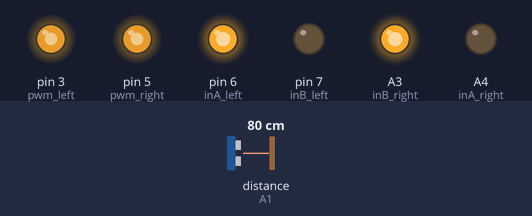
Simulated run of this sketch. Board: Arduino Uno, built with avr-gcc and run on an emulated ATmega328P. Parts: output pins drawn as LEDs (lit = HIGH). Wiring (inferred from the names in the program): ultrasonic range finder: trigger A2; echo A1. Dashed ring = blinking. The test bench sets the inputs (shaded band); at power-on: distance to the obstacle (sensor on A1) 80 cm. The echo pulse lasts 58.3 µs per cm; pins used as bus, display or sensor lines are not drawn; what the sketch prints to the serial monitor is not drawn.

Above: at 1.2 s.
1.3 s: distance to the obstacle (sensor on A1) set to 25 cm
3.3 s: distance to the obstacle (sensor on A1) set to 19 cm
At 3.84 s:
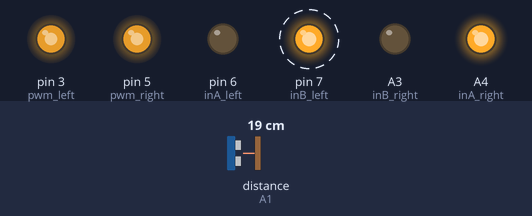
At 4.7 s:
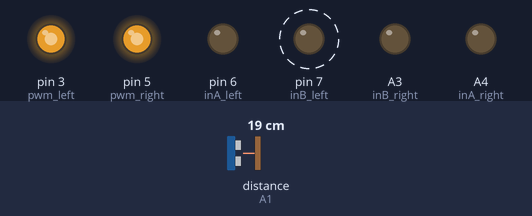
6.3 s: distance to the obstacle (sensor on A1) set to 35 cm
At 7.0 s:
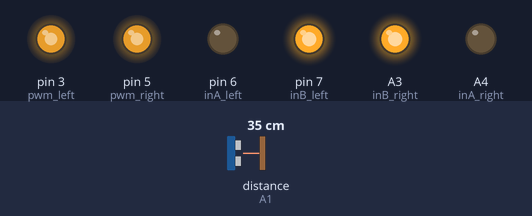
Timing chart, 0 to 9.3 s (numbered marks = the images above; inputs shaded):
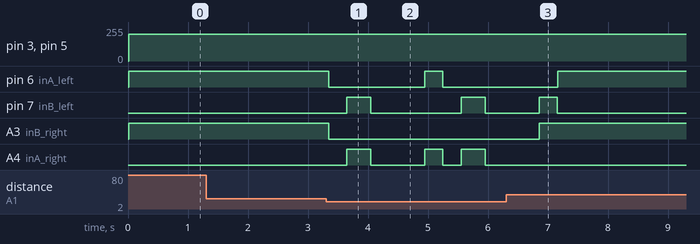

Measured:
- the behaviour switches between 22 and 21 cm on distance to the obstacle (sensor on A1) (found by bisection; images 0 and 1)
- after the input at 1.3 s, every drawn part: stays the same
- after the input at 3.3 s, pin 6 (inA_left): HIGH → LOW at once, → HIGH 1.6 s later, → LOW 0.30 s later; pin 7 (inB_left): alternates HIGH for 0.40 s and LOW for 1.5 s, starting after 0.34 s; A3 (inB_right): HIGH → LOW at once; A4 (inA_right): goes HIGH 0.40 s, LOW 0.90 s, HIGH 0.30 s, LOW 0.30 s, HIGH 0.40 s, then LOW, starting after 0.34 s
- after the input at 6.3 s, A3 (inB_right): LOW → HIGH after 0.56 s; A4 (inA_right): stops changing and stays LOW

The sketch:

obstacle_avoidance.ino
```cpp
const int pwm_right = 5; //pwm in D5
const int inA_right = A4; //inA in A3
const int inB_right = A3; //inB in A4

const int pwm_left = 3; //pwm in D3
const int inA_left = 6; //inA in D6
const int inB_left = 7; //inB in D7

#define echoPin_right  A1 //echo in A1
#define trigPin_right  A2 //trig in A2

#define echoPin_left  12 //echo in D12
#define trigPin_left  11 //trig in D11

#define max_distance 250 //maximum distance the sensor is rated for in centimeters

void setup() {

pinMode(pwm_right, OUTPUT);
pinMode(inA_right,OUTPUT);
pinMode(inB_right,OUTPUT);

pinMode(pwm_left, OUTPUT);
pinMode(inA_left,OUTPUT);
pinMode(inB_left,OUTPUT);

pinMode(trigPin_right, OUTPUT); // Sets the trigPin as an OUTPUT
pinMode(echoPin_right, INPUT); // Sets the echoPin as an INPUT
pinMode(trigPin_left, OUTPUT); // Sets the trigPin as an OUTPUT
pinMode(echoPin_left, INPUT); // Sets the echoPin as an INPUT
Serial.begin(9600); // // Serial Communication is starting with 9600 of baudrate speed

}

void loop(){
int distance_right;
int distance_left;

distance_right = readPing_right();
distance_left = readPing_right();

  if (distance_right <= 20 || distance_left <= 20){
    moveStop();
    delay(300);
    moveBackwards();
    delay(400);
    moveStop();
    delay(300);
    distance_right = readPing_right();
    delay(300);
    distance_left = readPing_right();
    delay(300);

    if(distance_right >= distance_left){
      turnRight();
      delay(300);
      moveStop();
    }
    else{
      turnLeft();
      delay(300);
      moveStop();
    }

  }
  else{
    moveForward();
  }

}

int readPing_right(){
  long duration;
  int distance;

  // Clears trigPin
  digitalWrite(trigPin_right, LOW);
  delayMicroseconds(2);

  //Sets trigPin HIGH
  digitalWrite(trigPin_right, HIGH);
  delayMicroseconds(10);
  digitalWrite(trigPin_right, LOW);

  // reads the echopin and returns time
  duration = pulseIn(echoPin_right, HIGH);

  distance = duration *0.034/2;

  Serial.print("Distance_right: ");
  Serial.print(distance);

  return distance;
}

int readPing_left(){
  long duration;
  int distance;

  // Clears trigPin
  digitalWrite(trigPin_left, LOW);
  delayMicroseconds(2);

  //Sets trigPin HIGH
  digitalWrite(trigPin_left, HIGH);
  delayMicroseconds(10);
  digitalWrite(trigPin_left, LOW);

  // reads the echopin and returns time
  duration = pulseIn(echoPin_left, HIGH);

  distance = duration *0.034/2;

  Serial.print("Distance_left: ");
  Serial.print(distance);

  return distance;
}

void moveStop(){
  digitalWrite(inA_left,LOW);
  digitalWrite(inB_left,LOW);
  digitalWrite(inA_right,LOW);
  digitalWrite(inB_right,LOW);
}

void moveForward(){
  digitalWrite(inA_left, HIGH);
  digitalWrite(inB_left,LOW);
  digitalWrite(inA_right, LOW);
  digitalWrite(inB_right, HIGH);
  analogWrite(pwm_left,200);
  analogWrite(pwm_right,200);

}

void moveBackwards(){
  digitalWrite(inA_left, LOW);
  digitalWrite(inB_left,HIGH);
  digitalWrite(inA_right, HIGH);
  digitalWrite(inB_right, LOW);
  analogWrite(pwm_left,200);
  analogWrite(pwm_right,200);
}

void turnRight(){
  digitalWrite(inA_left, HIGH);
  digitalWrite(inB_left,LOW);
  digitalWrite(inA_right, HIGH);
  digitalWrite(inB_right, LOW);
  analogWrite(pwm_left,200);
  analogWrite(pwm_right,200);
}

void turnLeft(){
  digitalWrite(inA_left, LOW);
  digitalWrite(inB_left,HIGH);
  digitalWrite(inA_right, LOW);
  digitalWrite(inB_right, HIGH);
  analogWrite(pwm_left,200);
  analogWrite(pwm_right,200);
}
```
